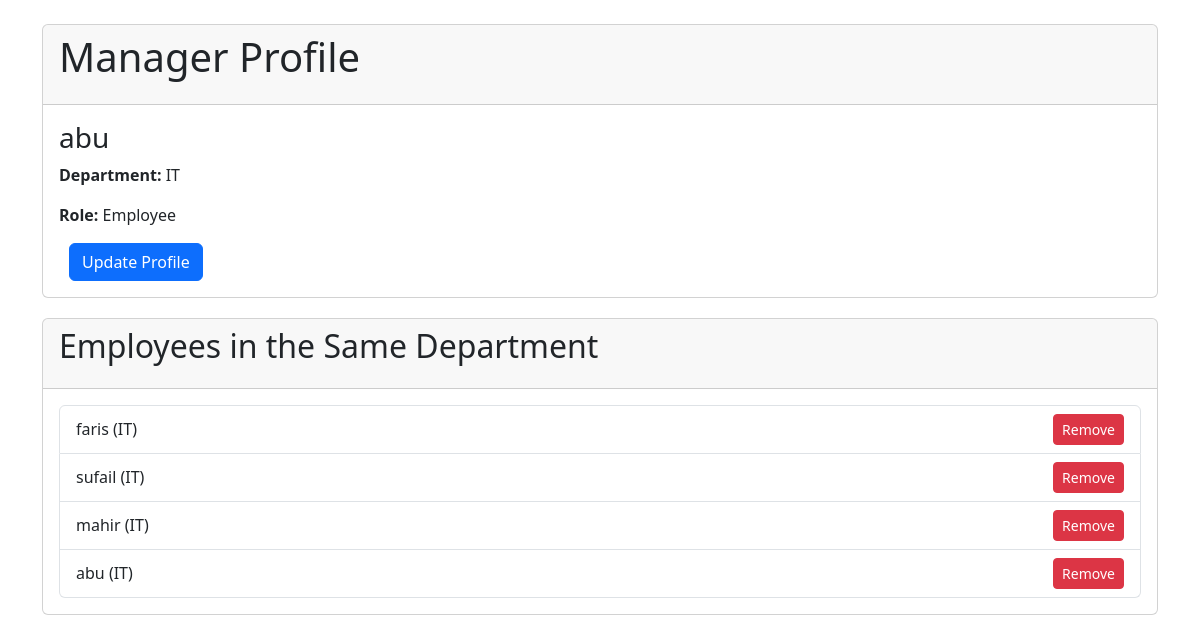
The page /manager (signed in) on the database its author committed.
### User/models.py (models this page shows, shortened)
class User(models.Model):
    user_id = models.AutoField(primary_key=True)
    username = models.CharField(max_length=100)
    password = models.CharField(max_length=100)
    department = models.ForeignKey(Department, on_delete=models.CASCADE, null=True)
    joining_date = models.DateField(null=True)
    salary = models.DecimalField(max_digits=10, decimal_places=2, null=True)
    role = models.ForeignKey(Role,on_delete=models.CASCADE,null=True,default='Employee')
    class Meta:
        db_table = 'user_table'

### Company/models.py (models this page shows)
class Department(models.Model):
    department_id = models.AutoField(primary_key=True)
    name = models.CharField(max_length=100)
    company_id = models.ForeignKey(Company, on_delete=models.CASCADE)
    def __str__(self):
        return self.name

class Role(models.Model):
    role_id = models.AutoField(primary_key=True)
    role = models.CharField(max_length=100)
    company = models.ForeignKey(Company,on_delete=models.CASCADE)
    def __str__(self):
        return self.role
    class Meta:
        db_table= 'role'

### User/views.py (the view)
# urls.py: path('manager',views.manager),
def manager(request):
    user_id = request.session.get('user_id')
    if user_id:
        manager = User.objects.get(user_id=user_id)
        manager_dept = manager.department
        employees =  User.objects.filter(department=manager_dept)
        return render(request, "Manager.html", {'Manager': manager,'employees':employees})

### templates/Manager.html (shortened to what this page needs)
<!DOCTYPE html>
<html lang="en">
<head>
    <link href="https://cdn.jsdelivr.net/npm/bootstrap@5.3.0-alpha1/dist/css/bootstrap.min.css" rel="stylesheet">
</head>
<body>
    <div class="container mt-4">
        <div class="profile-section card">
            <div class="card-header">
                <h1>Manager Profile</h1>
            </div>
            <div class="card-body">
                <h3>{{ Manager.username }}</h3>
                <p><strong>Department:</strong> {{ Manager.department }}</p>
                <p><strong>Role:</strong> {{ Manager.role }}</p>
               <a href="{% url 'update_manager' %}" type="button" class="btn btn-primary btn-update" >
    Update Profile
</a>
            </div>
        </div>
        <div class="employee-list-section card">
            <div class="card-header">
                <h2>Employees in the Same Department</h2>
            </div>
            <div class="card-body">
                <ul class="list-group">
                    {% for user in employees %}
                        <li class="list-group-item d-flex justify-content-between align-items-center">
                            {{ user.username }} ({{ user.department }})
                                <a href="manager_delete_employee/{{ user.user_id }}" type="submit" class="btn btn-danger btn-sm">Remove</a>
                        </li>
                    {% empty %}
                        <li class="list-group-item">No employees found in this department.</li>
                    {% endfor %}
                </ul>
            </div>
        </div>
    </div>
</body>
</html>

### templates/Manager.html (style rules this page uses)
.profile-section, .employee-list-section { margin-bottom: 20px; }
.profile-section h1, .employee-list-section h2 { margin-bottom: 15px; }
.btn-update { margin-left: 10px; }

### rows shown on the page
User: username "abu", department "IT", role "Employee"
User: username "faris", department "IT"
User: username "sufail", department "IT"
User: username "mahir", department "IT"
